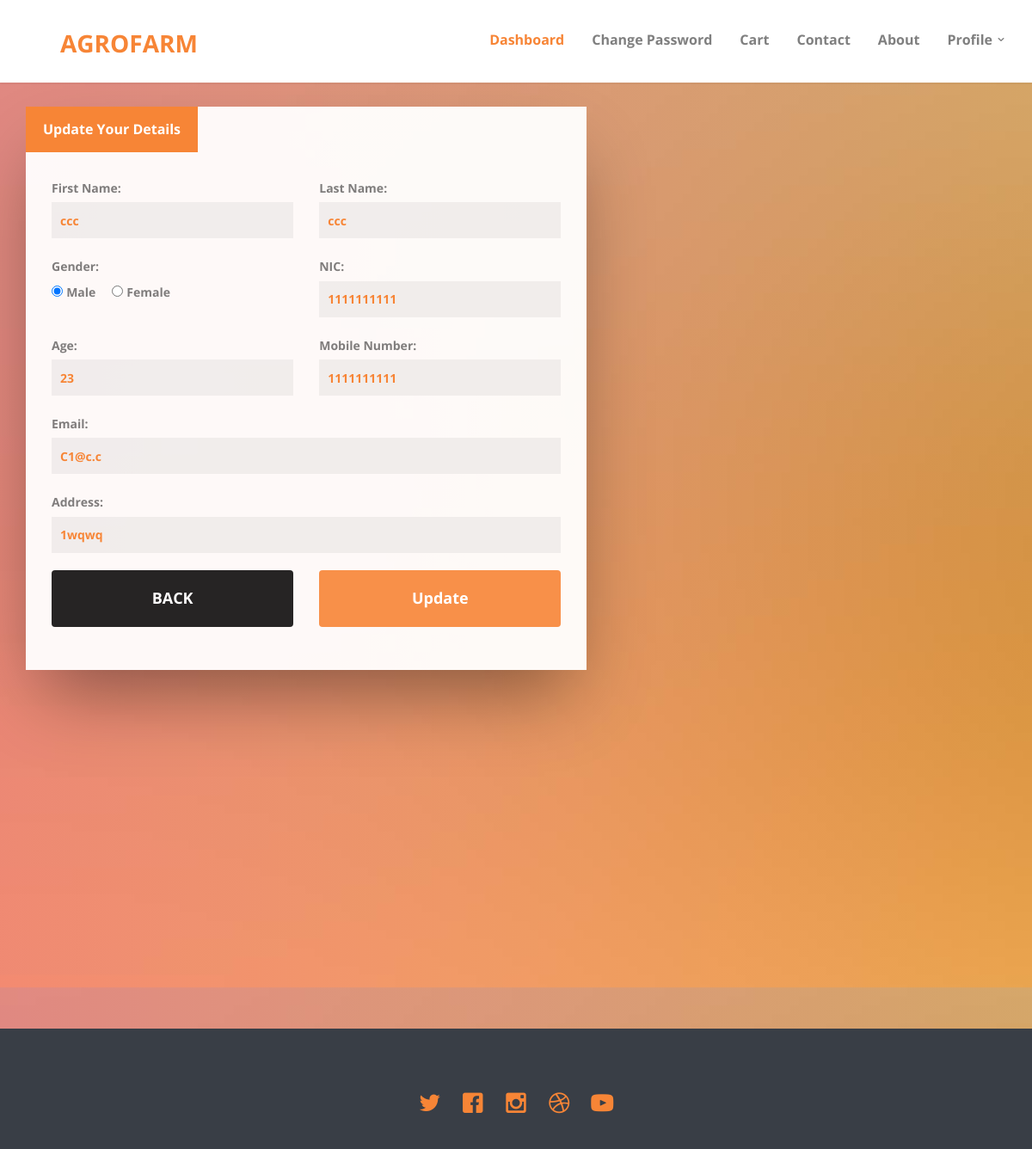
The page /updateinfoCustomer.php (signed in) on the database its author committed.
### tables this page shows
CREATE TABLE `tbl_customer` (
  `C_NIC` varchar(10) NOT NULL,
  `C_First_Name` varchar(100) NOT NULL,
  `C_Last_Name` varchar(100) NOT NULL,
  `C_gender` varchar(10) NOT NULL,
  `C_age` int(2) NOT NULL,
  `C_address` varchar(200) NOT NULL,
  `C_email` varchar(100) NOT NULL,
  `C_phone` varchar(10) NOT NULL
);

### updateinfoCustomer.php (the view, shortened to what this page needs)
<?php
	include_Once('./config.php');
	$logtype = $_SESSION["type"];
  	$nics = $_SESSION["nic"];
  	$usertype = $_SESSION["usertype"];
	if ($logtype == "customer") {
		$sql = "SELECT * FROM tbl_customer WHERE C_NIC = '$nics'";
		$result = mysqli_query($con,$sql);
		while($row=mysqli_fetch_assoc($result)){
			$fname = $row["C_First_Name"];
			$lname = $row["C_Last_Name"];
			$nic = $row["C_NIC"];
			$age = $row["C_age"];
			$phone = $row["C_phone"];
			$email = $row["C_email"];
			$address = $row["C_address"];
		}
	}
?>
<!DOCTYPE html>
<html class="no-js">
	<head>
	<link rel="stylesheet" href="css/animate.css">
	<link rel="stylesheet" href="css/icomoon.css">
	<link rel="stylesheet" href="css/bootstrap.css">
	<link rel="stylesheet" href="css/superfish.css">
	<link rel="stylesheet" href="css/magnific-popup.css">
	<link rel="stylesheet" href="css/bootstrap-datepicker.min.css">
	<link rel="stylesheet" href="css/cs-select.css">
	<link rel="stylesheet" href="css/cs-skin-border.css">
	<link rel="stylesheet" href="css/style.css">
	</head>
	<body>
		<div id="fh5co-wrapper">
		<div id="fh5co-page">
		<header id="fh5co-header-section" class="sticky-banner">
			<div class="container">
				<div class="nav-header">
					<h1 id="fh5co-logo"><a href="index.php">AgroFarm</a></h1>
					<nav id="fh5co-menu-wrap" role="navigation">
						<ul class="sf-menu" id="fh5co-primary-menu">
							<?php if($usertype == "admin") {?>
								<li class="active"><a href="admin/Admin_UI.php">Dashboard</a></li>
								<li>
									<a href="#" class="fh5co-sub-ddown">Add</a>
									<ul class="fh5co-sub-menu">
										<li><a href="registrationAssistant.php">Assistant</a></li>
										<li><a href="addProduct.php">Product</a></li>
										<li><a href="admin/addWarehouse.php">Warehouse</a></li>
									</ul>
								</li>
								<li>
									<a href="#" class="fh5co-sub-ddown">Verify</a>
									<ul class="fh5co-sub-menu">
										<li><a href="admin/AdminAssistantApprove.php">Assistant</a></li>
									</ul>
								</li>
								<li>
									<a href="#" class="fh5co-sub-ddown">View</a>
									<ul class="fh5co-sub-menu">
										<li><a href="ManageProducts.php">Products</a></li>
										<li><a href="ManageOrders.php">Order</a></li>
										<li><a href="admin/ManageWarehouses.php">Warehouse</a></li>
									</ul>
								</li>
								<li><a href="feedback.php">Feedback</a></li>
								<li><a href="logout.php" >Logout</a></li>
							<?php }else {?>
								<li class="active"><a href="customer/Customer_UI.php">Dashboard</a></li>
								<li><a href="ChangePassword.php">Change Password</a></li>
								<li><a href="customer/Cart.php">Cart</a></li>
								<li><a href="contact.php">Contact</a></li>
								<li><a href="About.php">About</a></li>
								<li>
									<a href="#" class="fh5co-sub-ddown">Profile</a>
								</li>
							<?php }  ?>
						</ul>
					</nav>
				</div>
			</div>
		</header>
		<div class="fh5co-hero">
			<div class="fh5co-cover" data-stellar-background-ratio="0.5" style="background-image: url(images/cover_bg_1.jpg);">
				<div class="desc">
					<div class="container">
						<div class="row">
							<div class="col-sm-5 col-md-7">
								<div class="tabulation animate-box">
									<form action="" method="POST">
								   <ul class="nav nav-tabs" role="tablist">
								      <li role="presentation" class="active">
								      	<a href="#flights" aria-controls="flights" role="tab" data-toggle="tab"><?php if($usertype == "admin") {?> View Customer Details <?php }else {?> Update Your Details <?php }  ?></a>
								      </li>
								   </ul>
									<div class="tab-content">
									 <div role="tabpanel" class="tab-pane active" id="flights">
										<div class="row">
											<div class="col-xxs-12 col-xs-6 mt">
												<div class="input-field">
													<label for="from">First Name:</label>
													<input type="text" class="form-control" name="fname" value="<?php echo $fname;  ?>" required/>
												</div>
											</div>
											<div class="col-xxs-12 col-xs-6 mt alternate">
												<div class="input-field">
													<label for="date-start">Last Name:</label>
													<input type="text" class="form-control" name="lname" value="<?php echo $lname; ?>" required/>
												</div>
											</div>
											<div class="col-xxs-12 col-xs-6 mt alternate">
												<div class="input-field">
													<label for="date-end">Gender:</label>
													<div>
													<input class="form-check-input" type="radio" name="gender" id="male" value="male" checked>
													<label class="form-check-label" >
														Male &nbsp;&nbsp;&nbsp;
													</label>
													<input class="form-check-input" type="radio" name="gender" id="female" value="female">
													<label class="form-check-label">
														Female
													</label>
													</div>
												</div>
											</div>
											<div class="col-xxs-12 col-xs-6 mt alternate">
												<div class="input-field">
													<label for="date-end">NIC:</label>
													<input type="text" class="form-control" name="nic" maxlength="10" value="<?php echo $nic;  ?>"  disabled/>
												</div>
											</div>
											<div class="col-xxs-12 col-xs-6 mt alternate">
												<div class="input-field">
													<label for="date-start">Age:</label>
													<input type="text" class="form-control" name="age" value="<?php echo $age; ?>" required/>
												</div>
											</div>
											<div class="col-xxs-12 col-xs-6 mt alternate">
												<div class="input-field">
													<label for="date-end">Mobile Number:</label>
													<input type="text" class="form-control" name="telephone" value="<?php echo $phone; ?>" minlength="10" oninvalid="setCustomValidity('Please enter correct Mobile Number.')" oninput="setCustomValidity('')" maxlength="10" required/>
												</div>
											</div>
											<div class="col-xxs-12 col-xs-12 mt alternate">
												<div class="input-field">
													<label for="date-end">Email:</label>
													<input type="text" pattern="^[a-zA-Z0-9.!#$%&’*+/=?^_`{|}~-]+@[a-zA-Z0-9-]+(?:\.[a-zA-Z0-9-]+)+$" oninvalid="setCustomValidity('Please enter correct email address.')" oninput="setCustomValidity('')" class="form-control" name="email" value="<?php echo $email; ?>" required/>
												</div>
											</div>
											<div class="col-xxs-12 col-xs-12 mt">
												<div class="input-field">
													<label for="from">Address:</label>
													<input type="text" class="form-control" name="address" value="<?php echo $address; ?>" required/>
												</div>
											</div>
											<div class="col-xxs-12 col-xs-6 mt alternate">
												<input type="submit" class="btn btn-primary1 btn-block" name="back" value="BACK">
											</div>
											<?php if($usertype != "admin") {?>
												<div class="col-xxs-12 col-xs-6 mt alternate">
													<input type="submit" class="btn btn-primary btn-block" value="Update" name ="submit">
												</div>
											<?php } ?>
										</div>
									 </div>
									</div>
								</form>
								</div>
							</div>
						</div>
					</div>
				</div>
			</div>
		</div>
		<footer>
			<div id="footer2">
				<div class="container">
					<div class="row row-bottom-padded-md">
					</div>
					<div class="row">
						<div class="col-md-6 col-md-offset-3 text-center">
							<p class="fh5co-social-icons">
								<a href="#"><i class="icon-twitter2"></i></a>
								<a href="#"><i class="icon-facebook2"></i></a>
								<a href="#"><i class="icon-instagram"></i></a>
								<a href="#"><i class="icon-dribbble2"></i></a>
								<a href="#"><i class="icon-youtube"></i></a>
							</p>
						</div>
					</div>
				</div>
			</div>
		</footer>
	</div>
	</div>
	</body>
</html>

### css/icomoon.css (style rules this page uses)
[class^="icon-"], [class*=" icon-"] { font-family: 'icomoon' !important; speak: none; font-style: normal; font-weight: normal; font-variant: normal; text-transform: none; line-height: 1; -webkit-font-smoothing: antialiased; -moz-osx-font-smoothing: grayscale; }
.icon-dribbble2:before { content: "\ea66"; }
.icon-facebook2:before { content: "\ea68"; }
.icon-instagram:before { content: "\ea70"; }
.icon-twitter2:before { content: "\ea7d"; }
.icon-youtube:before { content: "\ea81"; }

### css/superfish.css (style rules this page uses)
.sf-menu, .sf-menu * { margin: 0; padding: 0; list-style: none; }
.sf-menu li { position: relative; }
.sf-menu > li { float: left; }
.sf-menu a { display: block; position: relative; }
.sf-menu { float: left; margin-bottom: 1em; }
.sf-menu a { border-left: 1px solid #fff; border-top: 1px solid #dFeEFF; border-top: 1px solid rgba(255,255,255,.5); padding: .75em 1em; text-decoration: none; zoom: 1; }
.sf-menu a { color: #13a; }
.sf-menu li { background: #BDD2FF; white-space: nowrap; *white-space: normal; -webkit-transition: background .2s; transition: background .2s; }
.sf-arrows .sf-with-ul { padding-right: 2.5em; *padding-right: 1em; }
.sf-arrows .sf-with-ul:after { content: ''; position: absolute; top: 50%; right: 1em; margin-top: -3px; height: 0; width: 0; border: 5px solid transparent; border-top-color: #dFeEFF; border-top-color: rgba(255,255,255,.5); }

### rows shown on the page
tbl_customer: fname "ccc", lname "ccc", nic "1111111111", age "23", telephone "1111111111", email "C1@c.c", address "1wqwq"
